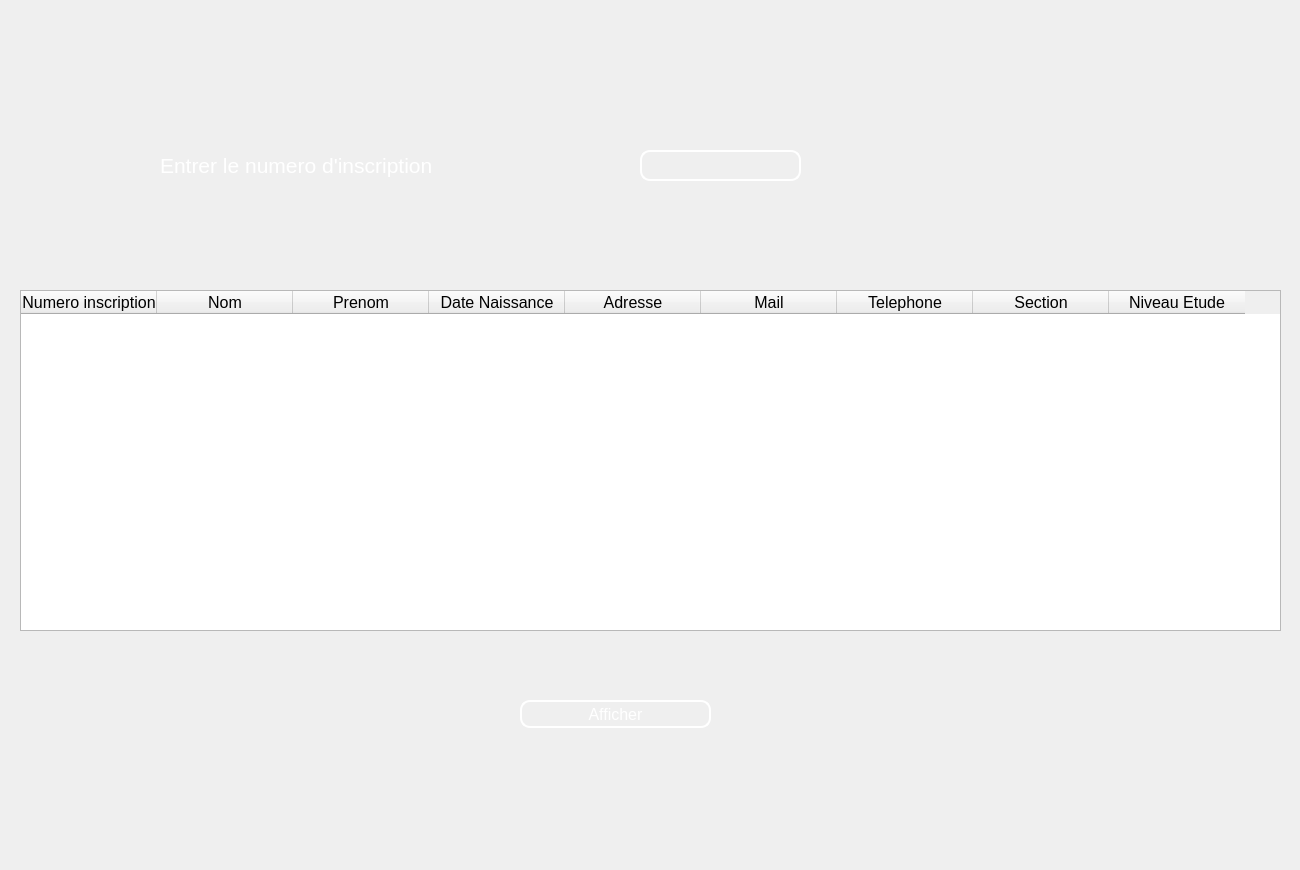
<?xml version="1.0" encoding="UTF-8"?>
<ui version="4.0">
 <class>affichage_etudiant_numero</class>
 <widget class="QWidget" name="affichage_etudiant_numero">
  <property name="geometry">
   <rect>
    <x>0</x>
    <y>0</y>
    <width>1300</width>
    <height>870</height>
   </rect>
  </property>
  <property name="windowTitle">
   <string>Form</string>
  </property>
  <property name="styleSheet">
   <string notr="true">
</string>
  </property>
  <widget class="QLabel" name="label">
   <property name="geometry">
    <rect>
     <x>0</x>
     <y>0</y>
     <width>1300</width>
     <height>870</height>
    </rect>
   </property>
   <property name="text">
    <string/>
   </property>
   <property name="pixmap">
    <pixmap resource="ressources.qrc">:/ressources/23.jpg</pixmap>
   </property>
   <property name="scaledContents">
    <bool>true</bool>
   </property>
  </widget>
  <widget class="QTableWidget" name="tableWidget">
   <property name="geometry">
    <rect>
     <x>20</x>
     <y>290</y>
     <width>1261</width>
     <height>341</height>
    </rect>
   </property>
   <property name="font">
    <font>
     <pointsize>12</pointsize>
    </font>
   </property>
   <property name="styleSheet">
    <string notr="true"/>
   </property>
   <attribute name="horizontalHeaderDefaultSectionSize">
    <number>136</number>
   </attribute>
   <column>
    <property name="text">
     <string>Numero inscription</string>
    </property>
   </column>
   <column>
    <property name="text">
     <string>Nom</string>
    </property>
   </column>
   <column>
    <property name="text">
     <string>Prenom</string>
    </property>
   </column>
   <column>
    <property name="text">
     <string>Date Naissance</string>
    </property>
   </column>
   <column>
    <property name="text">
     <string>Adresse</string>
    </property>
   </column>
   <column>
    <property name="text">
     <string>Mail</string>
    </property>
   </column>
   <column>
    <property name="text">
     <string>Telephone</string>
    </property>
   </column>
   <column>
    <property name="text">
     <string>Section</string>
    </property>
   </column>
   <column>
    <property name="text">
     <string>Niveau Etude</string>
    </property>
   </column>
  </widget>
  <widget class="QLabel" name="label_2">
   <property name="geometry">
    <rect>
     <x>160</x>
     <y>130</y>
     <width>371</width>
     <height>71</height>
    </rect>
   </property>
   <property name="font">
    <font>
     <pointsize>16</pointsize>
    </font>
   </property>
   <property name="styleSheet">
    <string notr="true">background:transparent;
color: rgb(255, 255, 255);

border-radius:10px</string>
   </property>
   <property name="text">
    <string>Entrer le numero d'inscription</string>
   </property>
  </widget>
  <widget class="QLineEdit" name="lineEdit">
   <property name="geometry">
    <rect>
     <x>640</x>
     <y>150</y>
     <width>161</width>
     <height>31</height>
    </rect>
   </property>
   <property name="font">
    <font>
     <pointsize>12</pointsize>
    </font>
   </property>
   <property name="styleSheet">
    <string notr="true">background:transparent;
color: rgb(255, 255, 255);
border:2px solid white;
border-radius:10px</string>
   </property>
  </widget>
  <widget class="QPushButton" name="pushButton">
   <property name="geometry">
    <rect>
     <x>520</x>
     <y>700</y>
     <width>191</width>
     <height>28</height>
    </rect>
   </property>
   <property name="font">
    <font>
     <pointsize>12</pointsize>
    </font>
   </property>
   <property name="styleSheet">
    <string notr="true">
color: rgb(255, 255, 255);
border:2px solid white;
border-radius:10px</string>
   </property>
   <property name="text">
    <string>Afficher</string>
   </property>
  </widget>
 </widget>
 <resources>
  <include location="ressources.qrc"/>
 </resources>
 <connections/>
</ui>
